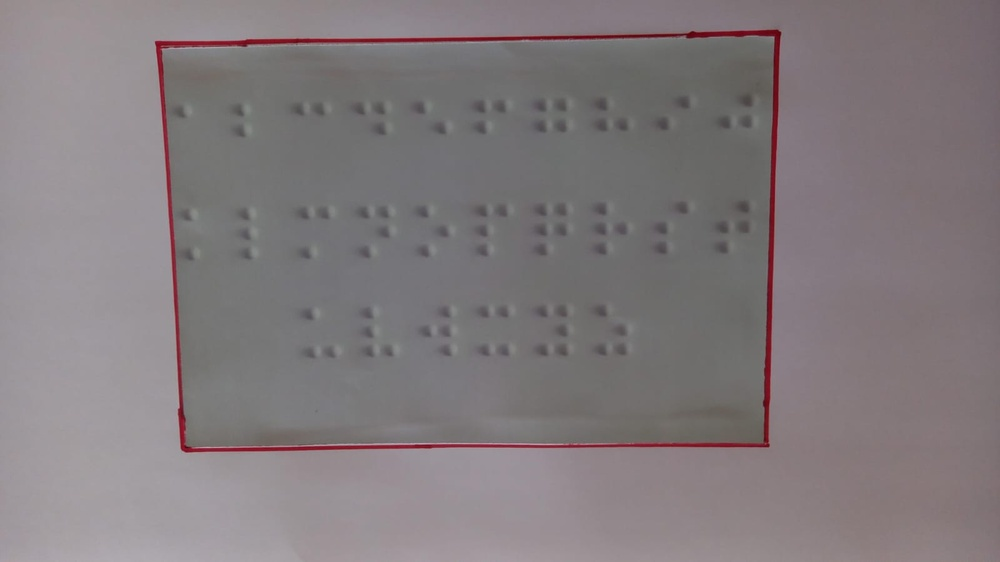
#> input picture image segmentation/box.jpg, 1000 x 562 px, shrunk from 1600 x 900 before the run
$ jupyter execute 'page detection.ipynb'
#> lines starting #> are read from the running program, lines starting #| are printed output that depends on the picture; after the words box and inside, x2 and y2 are one past the last pixel; in counts of white or black regions, pixels touching at a corner belong together
[cell 1]
import cv2
import numpy as np
import matplotlib.pyplot as plt

# Load the image
image = cv2.imread("box.jpg")
#> image is the input picture: shape (562, 1000, 3); mean B, G, R 125.4, 122.8, 130.1

# Convert the image to grayscale
gray = cv2.cvtColor(image, cv2.COLOR_BGR2GRAY)
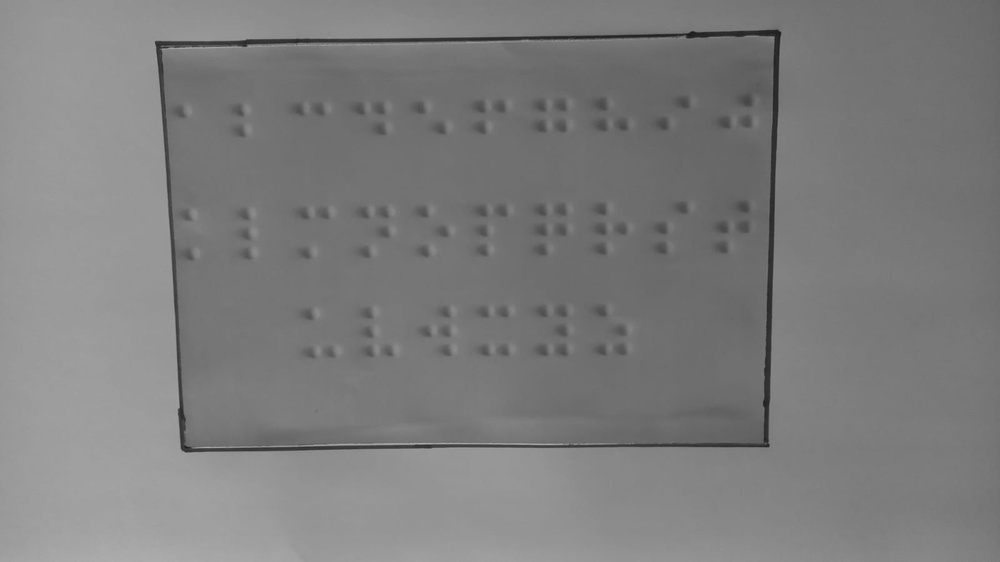
#> gray: shape (562, 1000); min 26, max 173, mean 125.3

# Apply Canny edge detection
edges = cv2.Canny(gray, threshold1=50, threshold2=150, apertureSize=3)
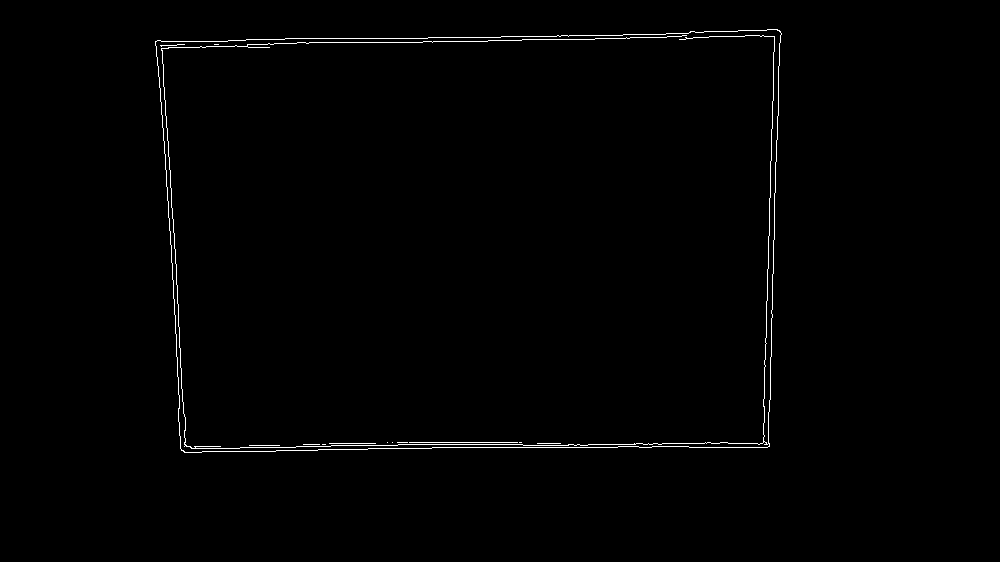
#> edges: shape (562, 1000); 0.78% white in thin lines or dots, all inside (x1, y1, x2, y2) = (155, 29, 782, 453)

# Find contours in the edge-detected image
contours, _ = cv2.findContours(edges, cv2.RETR_EXTERNAL, cv2.CHAIN_APPROX_SIMPLE)
#> contours = 1 contour; box (x1, y1, x2, y2) and area: (155, 29, 782, 453) 248776

# Find the largest contour (assuming it's the box)
if contours:
    largest_contour = max(contours, key=cv2.contourArea)
#> largest_contour = contour of 156 points, box (x1, y1, x2, y2) (155, 29, 782, 453), area 248776

    # Get the bounding rectangle around the largest contour
    x, y, w, h = cv2.boundingRect(largest_contour)
#> x = 155; y = 29; w = 627; h = 424

    # Crop the region of the box
    cropped_image = image[y:y + h, x:x + w]
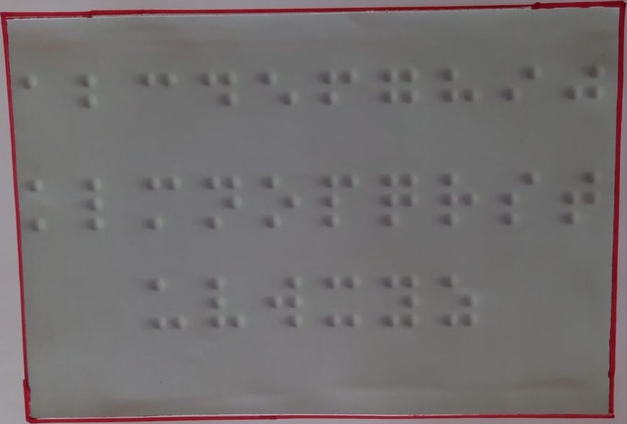
#> cropped_image: shape (424, 627, 3); mean B, G, R 111.5, 110.6, 115.6

    # Save the cropped image
    cv2.imwrite("cropped_box_image.jpg", cropped_image)

# Display the original image and the image being cropped
plt.figure(figsize=(10, 5))
plt.subplot(121), plt.imshow(cv2.cvtColor(image, cv2.COLOR_BGR2RGB)), plt.title("Original Image")
plt.subplot(122), plt.imshow(cv2.cvtColor(cropped_image, cv2.COLOR_BGR2RGB)), plt.title("Cropped Image")
plt.show()
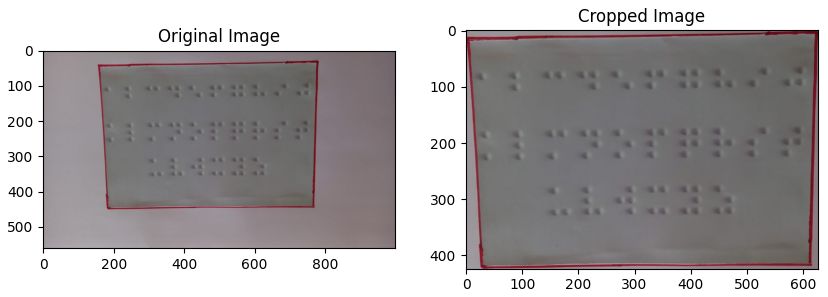
#> figure drawn by matplotlib, 2 panels
